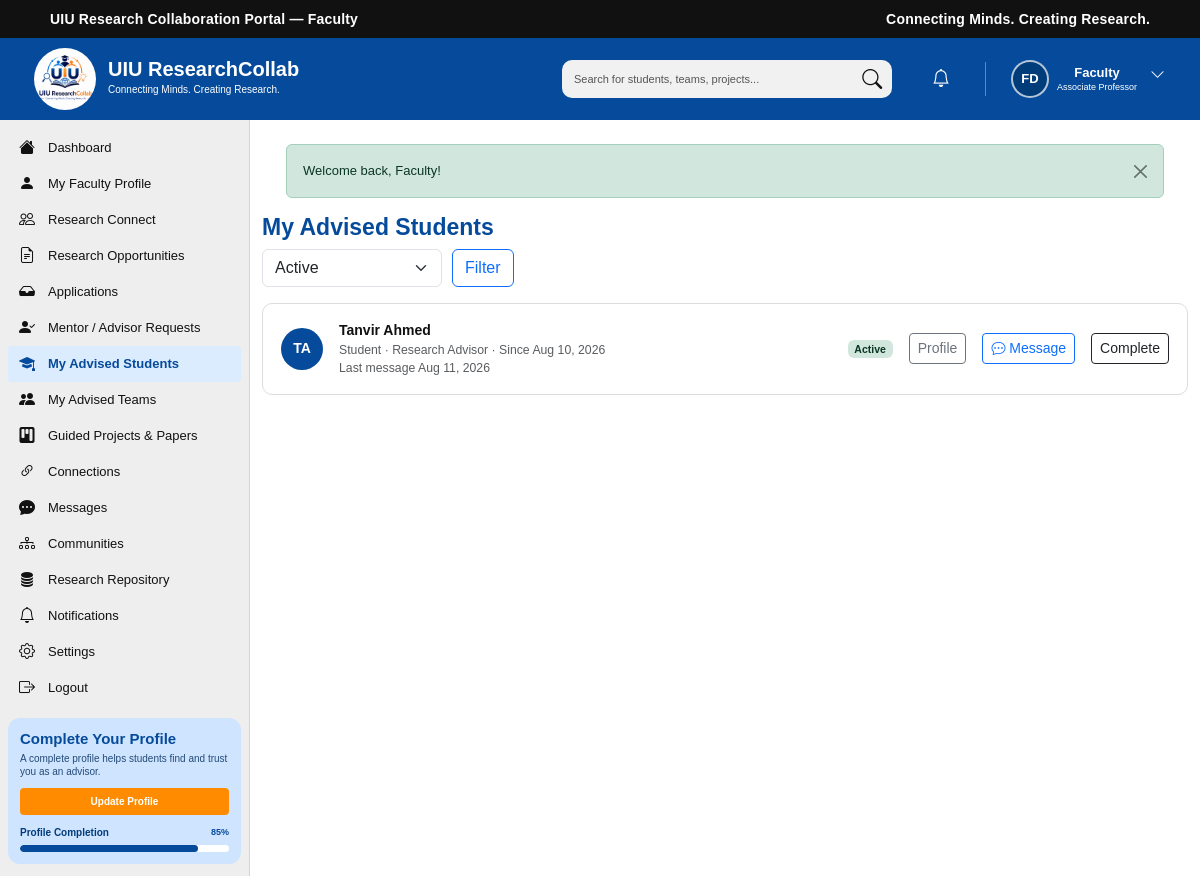
Screenshot of /faculty/advised-students.php (signed in) with the database file from the repository.
### tables this page shows
CREATE TABLE `users` (
  `id` int(10) UNSIGNED NOT NULL,
  `name` varchar(100) NOT NULL,
  `email` varchar(150) NOT NULL,
  `password` varchar(255) NOT NULL,
  `role` enum('student','faculty','admin') NOT NULL DEFAULT 'student',
  `status` enum('active','inactive','suspended') NOT NULL DEFAULT 'active',
  `email_verified_at` datetime DEFAULT NULL,
  `last_login_at` datetime DEFAULT NULL,
  `created_at` timestamp NOT NULL DEFAULT current_timestamp(),
  `updated_at` timestamp NOT NULL DEFAULT current_timestamp() ON UPDATE current_timestamp()
);

CREATE TABLE `faculty_profiles` (
  `id` int(10) UNSIGNED NOT NULL,
  `user_id` int(10) UNSIGNED NOT NULL,
  `faculty_id` varchar(50) DEFAULT NULL,
  `department` varchar(150) DEFAULT NULL,
  `designation` varchar(150) DEFAULT NULL,
  `specialization` varchar(200) DEFAULT NULL,
  `office_location` varchar(150) DEFAULT NULL,
  `phone` varchar(30) DEFAULT NULL,
  `bio` text DEFAULT NULL,
  `profile_photo` varchar(255) DEFAULT NULL,
  `linkedin_url` varchar(255) DEFAULT NULL,
  `google_scholar_url` varchar(255) DEFAULT NULL,
  `researchgate_url` varchar(255) DEFAULT NULL,
  `created_at` timestamp NOT NULL DEFAULT current_timestamp(),
  `updated_at` timestamp NOT NULL DEFAULT current_timestamp() ON UPDATE current_timestamp()
);

CREATE TABLE IF NOT EXISTS `advisor_assignments` (
  `id` int(10) UNSIGNED NOT NULL AUTO_INCREMENT,
  `advisor_request_id` int(10) UNSIGNED DEFAULT NULL,
  `faculty_user_id` int(10) UNSIGNED NOT NULL,
  `student_user_id` int(10) UNSIGNED DEFAULT NULL,
  `team_id` int(10) UNSIGNED DEFAULT NULL,
  `project_id` int(10) UNSIGNED DEFAULT NULL,
  `opportunity_id` int(10) UNSIGNED DEFAULT NULL,
  `assignment_type` enum('research_advisor','paper_advisor','project_mentor','fydp_supervisor','research_mentor','technical_mentor') NOT NULL,
  `status` enum('active','completed','cancelled') NOT NULL DEFAULT 'active',
  `assigned_at` timestamp NOT NULL DEFAULT current_timestamp(),
  `ended_at` datetime DEFAULT NULL,
  `notes` text DEFAULT NULL,
  `created_at` timestamp NOT NULL DEFAULT current_timestamp(),
  `updated_at` timestamp NOT NULL DEFAULT current_timestamp() ON UPDATE current_timestamp(),
  PRIMARY KEY (`id`),
  KEY `idx_advisor_assignment_faculty_status` (`faculty_user_id`,`status`),
  KEY `idx_advisor_assignment_student` (`student_user_id`),
  KEY `idx_advisor_assignment_team` (`team_id`),
  KEY `idx_advisor_assignment_request` (`advisor_request_id`)
);

### faculty/advised-students.php (the view, shortened to what the rows shown need)
<?php
require_once __DIR__ . '/../includes/faculty_guard.php';
$pdo    = db();
$userId = (int)$currentUser['id'];
$statusFilter = (string)($_GET['status'] ?? 'active');
$where  = ['aa.faculty_user_id = ?', 'aa.student_user_id IS NOT NULL'];
$params = [$userId];
if ($statusFilter !== '') {
    $where[] = 'aa.status = ?';
    $params[] = $statusFilter;
}
$stmt = $pdo->prepare(
    "SELECT aa.*, u.name AS student_name, sp.department, sp.profile_photo, sp.id AS student_profile_id,
            (SELECT MAX(dm.created_at) FROM direct_messages dm JOIN direct_conversations dc ON dc.id = dm.conversation_id
                WHERE (dc.user_one_id = aa.faculty_user_id AND dc.user_two_id = aa.student_user_id)
                   OR (dc.user_two_id = aa.faculty_user_id AND dc.user_one_id = aa.student_user_id)) AS last_message_at
     FROM advisor_assignments aa
     JOIN users u ON u.id = aa.student_user_id
     LEFT JOIN student_profiles sp ON sp.user_id = aa.student_user_id
     WHERE " . implode(' AND ', $where) . "
     ORDER BY aa.assigned_at DESC"
);
$stmt->execute($params);
$assignments = $stmt->fetchAll();
?>
<!DOCTYPE html>
<html lang="en">
<head>
    <link href="https://cdn.jsdelivr.net/npm/bootstrap@5.3.3/dist/css/bootstrap.min.css" rel="stylesheet">
    <link rel="stylesheet" href="https://cdn.jsdelivr.net/npm/bootstrap-icons@1.11.3/font/bootstrap-icons.min.css">
    <link rel="stylesheet" href="../CSS/dashboard.css">
</head>
<body>
<?php require __DIR__ . '/../includes/faculty_header.php'; ?>
<?php require __DIR__ . '/../includes/faculty_sidebar.php'; ?>
    <main class="dashboard-main">
        <h2 style="color:var(--uiu-blue);font-size:23px;font-weight:700;">My Advised Students</h2>
        <?php foreach ($assignments as $a): ?>
            <div class="app-panel d-flex align-items-center gap-3 flex-wrap">
                <?php if (!empty($a['profile_photo'])): ?>
                    <img class="avatar-sm" src="<?= e(url('/uploads/avatars/' . $a['profile_photo'])) ?>" alt="<?= e($a['student_name']) ?>">
                <?php else: ?>
                    <span class="avatar-sm"><?= e(initials($a['student_name'])) ?></span>
                <?php endif; ?>
                <div class="flex-grow-1">
                    <div class="fw-semibold"><?= e($a['student_name']) ?></div>
                    <div class="text-muted small"><?= e($a['department'] ?: 'Student') ?> &middot; <?= e(ucwords(str_replace('_', ' ', $a['assignment_type']))) ?> &middot; Since <?= format_date($a['assigned_at']) ?></div>
                    <?php if ($a['last_message_at']): ?><div class="text-muted small">Last message <?= e(time_ago($a['last_message_at'])) ?></div><?php endif; ?>
                </div>
                <span class="badge bg-<?= $a['status'] === 'active' ? 'success' : 'secondary' ?>-subtle text-<?= $a['status'] === 'active' ? 'success' : 'secondary' ?>-emphasis"><?= e(ucfirst($a['status'])) ?></span>
                <a href="<?= e(url('/faculty/student-profile.php?id=' . $a['student_user_id'])) ?>" class="btn btn-sm btn-outline-secondary">Profile</a>
                <a href="<?= e(url('/faculty/conversation.php?user=' . $a['student_user_id'])) ?>" class="btn btn-sm btn-outline-primary"><i class="bi bi-chat-dots"></i> Message</a>
                <?php if ($a['status'] === 'active'): ?>
                <form method="post" action="<?= e(url('/faculty/advised-projects.php')) ?>" onsubmit="return confirm('Mark this advisor assignment as completed?');">
                    <button class="btn btn-sm btn-outline-dark">Complete</button>
                </form>
                <?php endif; ?>
            </div>
        <?php endforeach; ?>
    </main>
<?php require __DIR__ . '/../includes/footer.php'; ?>
</body>
</html>

### includes/faculty_header.php (shortened to what the rows shown need)
<?php
$avatarPath  = $facultyProfile['profile_photo'] ?? null;
?>
<header class="dashboard-header">
    <div class="dashboard-header-left">
        <div class="dashboard-brand">
            <h1>UIU ResearchCollab</h1>
        </div>
    </div>
    <div class="dashboard-header-right">
        <div class="dropdown dashboard-user-dropdown">
            <button class="dashboard-user btn p-0 border-0 bg-transparent" type="button" data-bs-toggle="dropdown" aria-expanded="false" aria-label="User menu">
                <?php if ($avatarPath): ?>
                    <img src="<?= e(url('/uploads/avatars/' . $avatarPath)) ?>" alt="<?= e($currentUser['name']) ?>" class="user-avatar">
                <?php else: ?>
                    <span class="user-avatar avatar-initials"><?= e(initials($currentUser['name'])) ?></span>
                <?php endif; ?>
                <div class="user-information">
                    <h3 class="user-first-name"><?= e(explode(' ', trim($currentUser['name']))[0] ?? $currentUser['name']) ?></h3>
                    <p><?= e($facultyProfile['designation'] ?: 'Faculty') ?></p>
                </div>
                <span class="user-dropdown-button"><i class="bi bi-chevron-down"></i></span>
            </button>
        </div>
    </div>
</header>
<div class="dashboard-wrapper">

### includes/faculty_sidebar.php (shortened to what the rows shown need)
<?php
$completion  = calculate_faculty_profile_completion(db(), (int)$currentUser['id']);
?>
<aside class="dashboard-sidebar">
    <div class="sidebar-profile-card">
        <div class="sidebar-completion">
            <div class="completion-header">
                <span>Profile Completion</span>
                <strong><?= $completion ?>%</strong>
            </div>
        </div>
    </div>
</aside>

### rows the page displays
users: name "FD", name "Faculty", id "85"
faculty_profiles: designation "Associate Professor"
advisor_assignments: users.name "TA", users.name "Tanvir Ahmed", department "Student", assignment_type "Research Advisor", assigned_at "Aug 10, 2026", last_message_at "Aug 11, 2026", status "Active"

### other values shown
$label "Dashboard"
$label "My Faculty Profile"
$label "Research Connect"
$label "Research Opportunities"
$label "Applications"
$label "Mentor / Advisor Requests"
$label "My Advised Students"
$label "My Advised Teams"
$label "Guided Projects & Papers"
$label "Connections"
$label "Messages"
$label "Communities"
$label "Research Repository"
$label "Notifications"
$label "Settings"
